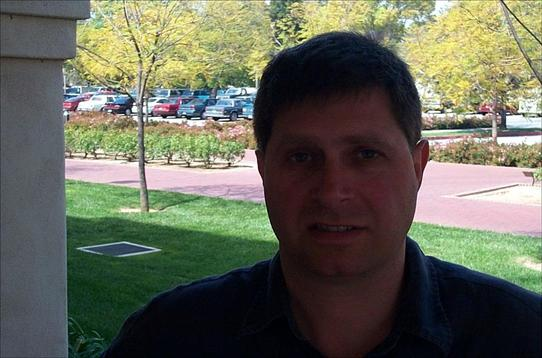
#> input picture Images/Faces/image_0015.jpg, 542 x 358 px; its folder holds 3 pictures in this run; the run also reads 1 picture not shown here
$ jupyter execute --allow-errors 'vip assingment 4.ipynb'
#> lines starting #> are read from the running program, lines starting #| are printed output that depends on the picture
# VIP Assignment 4, 2025
# Roland Laucis(bfn372), Joost Keiren(vgc483), Maria Thurn(dsh242), Diana Meda(klz764)

##understanding and explination of how this system will work:

SIFT calculates keypoints (e.g. 100+) for a grayscale image based on black magic we dont need to know. For each keypoint it calculates a descriptor.

A descriptor is a 128-dim vector that represents 8 gradient orientations of 4x4 subgrid pixels around the pixel at a keypoint.

We dont care about the keypoint info here and also dont need to track which descriptors are for which image, when building the model.

This huge list of large dim vectors is (unsupervised & unlabled) clustered into groups by similarity of their 128-dim vector values. K-means clusering does the magic for us here. So each cluster contains a bunch of these vectors, that dont appear in the other clusters.

Each cluster can then be thought of as a unit of some unknown, abstract "meaning" that is different from the others - all the descriptors within it have something (vector values) in common.
The literature calls these units/clusters "visual words" as an analogy to NLP. So then we can create a "vocabulary" or collection of these k clusters.

#### The **main idea** is that a new given image can be analyzed by its descriptors, then count for each cluster how many of those descriptors fall into that cluster - a histogram. The training images would have their histograms pre-calculated and so we can compare all images with the given by their histograms, using Bhattacharyya distance or Kullback-Leibler divergence algorithms.

[cell 1]
import cv2
import numpy as np
from sklearn.cluster import KMeans # https://scikit-learn.org/stable/modules/generated/sklearn.cluster.KMeans.html
from sklearn.model_selection import train_test_split
from sklearn.metrics.pairwise import cosine_similarity
import matplotlib.pyplot as plt
import matplotlib.image as mpimg

# built-in
from glob import glob
from pathlib import Path
import os
import random

[cell 2]
sift = cv2.SIFT_create()

[cell 3]
# load image paths only to save working memory
# images from the https://data.caltech.edu/records/mzrjq-6wc02 Caltech 101 dataset
# 21 selected categories, at least 1 test image from each category

# Get all image paths
img_paths = glob('Images/*/*.jpg')

# Get unique categories
cats = list(set(map(lambda jpg_path: Path(jpg_path).parts[1], img_paths))) # OS agnostic split

# Initialize lists for train and test images
train_imgs = []
test_imgs = []

# Split images in each category
#> (the rest of this cell did not finish here and is left out)

[cell 4]
# read all images and extract their descriptors
# We also dont need to track which descriptors are for which image. We will reconstruct info like that later. Here they can all be thrown together in a big list.

all_descriptors = []
for i, jpg_path in enumerate(train_imgs):
    if i % 100 == 0: print(f'Processing images {round(i*100/len(train_imgs))}% ...') #progress

    img = cv2.imread(jpg_path, cv2.IMREAD_GRAYSCALE)  # SIFT works on grayscale images
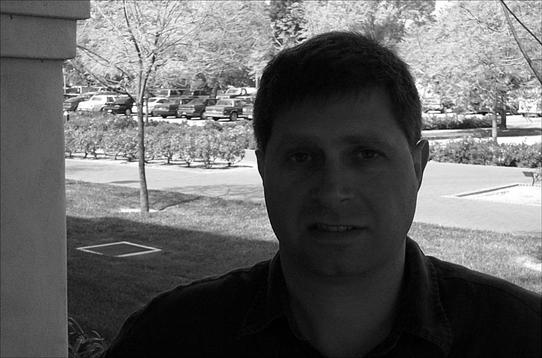
#> img: shape (358, 542); min 0, max 255, mean 99.9
    if img is not None:
        # Detect keypoints and compute descriptors
        keypoints, descriptors = sift.detectAndCompute(img, None)
#> keypoints = 1209 keypoints; strongest (x, y, size): (216, 118, 3.2), (250, 116, 2.5), (134, 109, 3.8), (300, 39, 2.4)
        # print(descriptors)

        if descriptors is not None:
            all_descriptors.append(descriptors)

        # for debug, output new images with the SIFT detected interest points (descriptors)
        if False:
            # Draw the keypoints on the image
            img_with_keypoints = cv2.drawKeypoints(
                img, keypoints, None, flags=cv2.DRAW_MATCHES_FLAGS_DRAW_RICH_KEYPOINTS
            )

            # Save the output image with keypoints
            cat = Path(jpg_path).parts[1] #OS agnostic split
            output_path = os.path.join('out', f"sift_{cat}_{os.path.basename(jpg_path)}")
            cv2.imwrite(output_path, img_with_keypoints)
#> pass 2 of the loop `for i, jpg_path in enumerate(train_imgs):`:
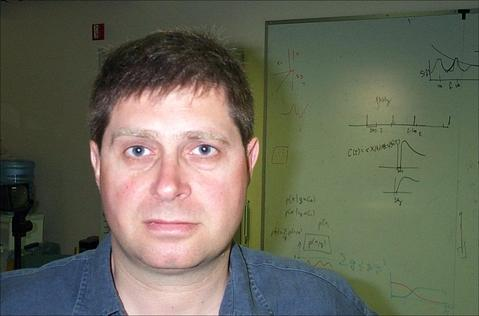
#> input picture Images/Faces/image_0011.jpg, 479 x 316 px
#> `img = cv2.imread(jpg_path, cv2.IMREAD_GRAYSCALE)`:
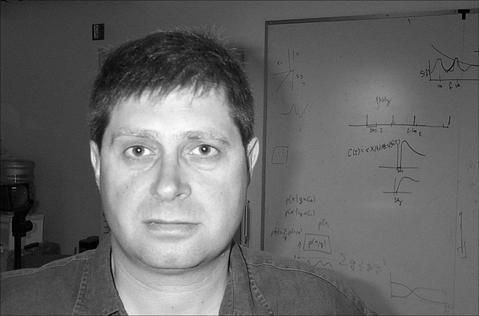
#> img: shape (316, 479); min 0, max 255, mean 103.1
#> `keypoints, descriptors = sift.detectAndCompute(img, None)`: keypoints = 249 keypoints; strongest (x, y, size): (170, 162, 99.6), (174, 117, 52.3), (205, 149, 6.8), (138, 150, 6.9)

# prepare them in a more convenient structure
all_descriptors = np.vstack(all_descriptors)
# all_descriptors = np.array(all_descriptors)
print(f"Extracted {all_descriptors.shape[0]} SIFT descriptors.", all_descriptors.shape)
#| Extracted 1458 SIFT descriptors. (1458, 128)

[cell 5]
# Perform k-means clustering (this takes a few mins)
# this huge list of large dim vectors is (unsupervised & unlabled) clustered into groups by similarity of their 128-dim vector values
# each cluster can then be thought of a unit of some unknown, abstract meaning that is different from the others - all the descriptors within it have something (vector values) in common
# the literature calls these units/clusters "visual words" as an analogy to NLP. So then we can create a "vocabulary" or collection of these k clusters.

k = 500 #cluster count. experimental
kmeans = KMeans(n_clusters=k)
kmeans.fit(all_descriptors)

[cell 6]
def GenDescriptorClusterHistogram(img_path:str):
#> called with img_path = 'Images/Faces/image_0015.jpg'
    img = cv2.imread(img_path, cv2.IMREAD_GRAYSCALE)  # SIFT works on grayscale images
    if img is not None:
        keypoints, descriptors = sift.detectAndCompute(img, None) # Detect keypoints and compute descriptors
#> keypoints = 1209 keypoints; strongest (x, y, size): (216, 118, 3.2), (250, 116, 2.5), (134, 109, 3.8), (300, 39, 2.4)
        if descriptors is not None:
            # Predict cluster indices for descriptors
            # for each desc see which cluster it belongs to
            cluster_indices = kmeans.predict(descriptors)
#> cluster_indices = 1209 values, max 499 at index 548, min 0 at index 1042, mean 203.5

            # Build histogram
            # count how many descriptors fall into each cluster
            return np.histogram(cluster_indices, bins=range(k + 1))[0]

    # fallback
    return None

[cell 7]
# Initialize an array to store BoW representations (descriptor-cluster histograms) for each training dataset image
train_histograms = []

for jpg_path in train_imgs:
    hist = GenDescriptorClusterHistogram(jpg_path)
#> hist = 500 values, max 16 at index 134, min 0 at index 32, mean 2.42
    if hist is not None:
        train_histograms.append(hist)
#> pass 2 of the loop `for jpg_path in train_imgs:`:
#> in GenDescriptorClusterHistogram (call 2), `keypoints, descriptors = sift.detectAndCompute(img, None)`: keypoints = 249 keypoints; strongest (x, y, size): (170, 162, 99.6), (174, 117, 52.3), (205, 149, 6.8), (138, 150, 6.9)
#> hist = 500 values, max 6 at index 95, min 0 at index 0, mean 0.498

train_histograms = np.array(train_histograms)
print(f"Constructed BoW representations (descriptor-cluster histograms) for {train_histograms.shape[0]} images.", train_histograms.shape)
#| Constructed BoW representations (descriptor-cluster histograms) for 2 images. (2, 500)

[cell 8]
def bhattacharyya_distance(hist1, hist2):
    # Normalize the histograms
    hist1 = hist1 / np.sum(hist1)
    hist2 = hist2 / np.sum(hist2)

    # Compute Bhattacharyya coefficient
    bc = np.sum(np.sqrt(hist1 * hist2))

    # Compute Bhattacharyya distance
    return -np.log(bc)

# Using the model for prediction

[cell 9]
def Bhattacharyya_Distance(hist1, hist2, test_idx, train_idx):
    return cv2.compareHist(hist1, hist2, cv2.HISTCMP_BHATTACHARYYA) # Bhattacharyya distance in range 0-1, where 0 IS THE MOST SIMILAR

def Kullback_Leibler_Divergence(hist1, hist2, test_idx, train_idx):
    return cv2.compareHist(hist1, hist2, cv2.HISTCMP_KL_DIV) # Kullback-Leibler divergence

[cell 10]
def RunPredictionsWithMethod(SimilarityMethod = cv2.compareHist):
    random.shuffle(test_imgs) #so u can rerun this
    # for jpg_path in test_imgs[:5]:
    for test_idx, jpg_path in enumerate(test_imgs[:5]):
        test_hist = GenDescriptorClusterHistogram(jpg_path)
#> call 3 of GenDescriptorClusterHistogram, with img_path = 'Images/Faces/image_0024.jpg'
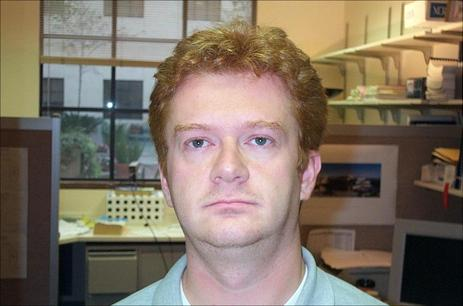
#> input picture Images/Faces/image_0024.jpg, 463 x 306 px
#> in GenDescriptorClusterHistogram (call 3), `img = cv2.imread(img_path, cv2.IMREAD_GRAYSCALE)`:
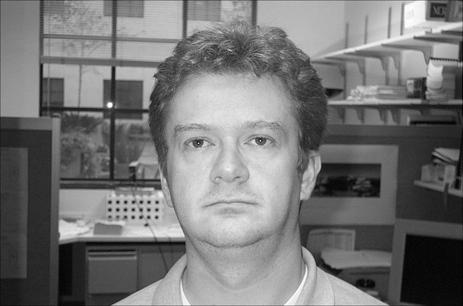
#> img: shape (306, 463); min 1, max 255, mean 117.5
#> in GenDescriptorClusterHistogram (call 3), `keypoints, descriptors = sift.detectAndCompute(img, None)`: keypoints = 932 keypoints; strongest (x, y, size): (110, 105, 3.7), (133, 210, 2.1), (149, 202, 2.2), (156, 217, 2.2)
#> in GenDescriptorClusterHistogram (call 3), `cluster_indices = kmeans.predict(descriptors)`: cluster_indices = 932 values, max 498 at index 825, min 1 at index 55, mean 197.8
#> test_hist = 500 values, max 23 at index 343, min 0 at index 0, mean 1.86
        if test_hist is not None:
            similarities = []
            for train_img_idx, train_hist in enumerate(train_histograms):
                # Normalize histograms to sum to 1
                test_hist = test_hist / np.sum(test_hist)
                train_hist = train_hist / np.sum(train_hist)
                # opencv bs:
                test_hist = test_hist.astype(np.float32)
                train_hist = train_hist.astype(np.float32)

                similarity = SimilarityMethod(test_hist, train_hist, test_idx, train_img_idx)
                similarities.append((similarity, train_img_idx))
#> this loop made 2 passes
#> (train_img_idx, similarity) on passes 1 to 2: (0, 0.473), (1, 0.647)
#> after the loop, similarities = [(0.473, 0), (0.647, 1)]; test_hist = 500 values, max 0.0247 at index 343, min 0 at index 0, mean 0.002

            # Convert to numpy array for sorting
            similarities = np.array(similarities, dtype=[('similarity', float), ('index', int)])
            # Sort by similarity
            similarities.sort(order='similarity')
            top_n = 3

            # display the results:
            fig, axis = plt.subplots(1, top_n + 1)
            # fig.set_figwidth(10)
            fig.set_figheight(1)
            # query image
            axis[0].title.set_text('Query')
            axis[0].imshow(mpimg.imread(jpg_path))
            # predictions
            for i in range(top_n):
                axis[i+1].title.set_text(round(similarities[i][0], 3))
                axis[i+1].imshow(mpimg.imread(train_imgs[similarities[i][1]]))

            # print(f'{jpg_path} top {top_n} similarities:', list(map(lambda x: (f'{round(x[0] * 100)}%', train_imgs[x[1]]), similarities)))

[cell 11]
print('Results with Bhattacharyya_Distance:')
#> (the rest of this cell did not finish here and is left out)

[cell 12]
print('Results with Kullback_Leibler_Divergence:')
#> (the rest of this cell did not finish here and is left out)

#> the loop in RunPredictionsWithMethod (call 2), `for train_img_idx, train_hist in enumerate(train_histograms):` made 2 passes
#> (train_img_idx, similarity) on passes 1 to 2: (0, 1.24), (1, 8.79)

[cell 13]
# TF-IDF method
# idk if this is correct, but it's a start

# Number of documents (images)
num_docs = train_histograms.shape[0]
#> num_docs = 2
# Precompute IDF for each cluster
idf = np.log((num_docs + 1) / (np.count_nonzero(train_histograms > 0, axis=0) + 1)) + 1
#> idf = 500 values, max 1.41 at index 0, min 1 at index 1, mean 1.3
# Compute TF for each histogram
tf = train_histograms / train_histograms.sum(axis=1, keepdims=True)

# Compute TF-IDF for each histogram
training_tfidf_vectors = tf * idf
print(training_tfidf_vectors.shape)
#| (2, 500)
print("Training TF-IDF contains NaN:", np.isnan(training_tfidf_vectors).any())
#| Training TF-IDF contains NaN: False

[cell 14]
def TF_IDF(hist1, hist2, test_idx, train_idx):
    hist1_tf = hist1 / np.sum(hist1) # Compute TF for the test histogram
    hist1_tfidf = hist1_tf * idf # Compute TF-IDF for the test histogram
    return cosine_similarity(hist1_tfidf.reshape(1, -1), training_tfidf_vectors[train_idx].reshape(1, -1))

[cell 15]
print('Results with TF_IDF:')
#> (the rest of this cell did not finish here and is left out)


[cell 16]
def calculate_mrr_and_accuracy(test_imgs, train_imgs, train_histograms, SimilarityMethod, k, top_n=3):
    mrr = 0.0
    accuracy = 0.0
    total_queries = len(test_imgs)

    for test_idx, jpg_path in enumerate(test_imgs):
        test_hist = GenDescriptorClusterHistogram(jpg_path)
        if test_hist is not None:
            similarities = []
            for train_img_idx, train_hist in enumerate(train_histograms):
                # Ensure train_img_idx is within bounds
                if train_img_idx >= len(train_imgs):
                    # print(f"Warning: train_img_idx {train_img_idx} is out of bounds for train_imgs (len={len(train_imgs)})")
                    continue

                # Normalize histograms to sum to 1
                test_hist_norm = test_hist / np.sum(test_hist)
                train_hist_norm = train_hist / np.sum(train_hist)

                # Ensure histograms are of type float32 for OpenCV compatibility
                test_hist_norm = test_hist_norm.astype(np.float32)
                train_hist_norm = train_hist_norm.astype(np.float32)

                # Calculate similarity/distance
                similarity = SimilarityMethod(test_hist_norm, train_hist_norm, test_idx, train_img_idx)
                similarities.append((similarity, train_img_idx))

            # Convert to numpy array for sorting
            similarities = np.array(similarities, dtype=[('similarity', float), ('index', int)])

            # Sort by similarity/distance
            if SimilarityMethod.__name__ in ['Bhattacharyya_Distance', 'Kullback_Leibler_Divergence']:
                # For distance measures, sort in ascending order (lower distance = better)
                similarities.sort(order='similarity')
            else:
                # For similarity measures (e.g., TF-IDF), sort in descending order (higher similarity = better)
                similarities.sort(order='similarity')
                similarities = similarities[::-1]  # Reverse the sorted array

            # Debug: Print top similarities/distances
            if False:
                print(f"\nQuery: {jpg_path}")
                print("Top matches:")
                for rank, (similarity, train_img_idx) in enumerate(similarities[:top_n], start=1):
                    # Ensure train_img_idx is within bounds
                    if train_img_idx < len(train_imgs):
                        print(f"Rank {rank}: Similarity/Distance = {similarity}, Image = {train_imgs[train_img_idx]}")
                    else:
                        pass
                        # print(f"Warning: train_img_idx {train_img_idx} is out of bounds for train_imgs (len={len(train_imgs)})")

            # Calculate MRR and accuracy
            correct_category = Path(jpg_path).parts[1]
            # print(f"Correct category: {correct_category}")
            for rank, (similarity, train_img_idx) in enumerate(similarities[:top_n], start=1):
                # Ensure train_img_idx is within bounds
                if train_img_idx < len(train_imgs):
                    matched_category = Path(train_imgs[train_img_idx]).parts[1]
                    # print(f"Matched category: {matched_category}")
                    if matched_category == correct_category:
                        mrr += 1.0 / rank
                        accuracy += 1
                        break
                else:
                    pass
                    # print(f"Warning: train_img_idx {train_img_idx} is out of bounds for train_imgs (len={len(train_imgs)})")

    mrr /= total_queries
    accuracy = (accuracy / total_queries) * 100.0

    return mrr, accuracy

[cell 17]
# Calculate MRR and accuracy for 5 and 20 categories
categories_5 = ['cougar_face', 'umbrella', 'cellphone', 'garfield', 'helicopter']
#> categories_5 = ['cougar_face', 'umbrella', 'cellphone', 'garfield', 'helicopter']
categories_20 = ['cougar_face', 'umbrella', 'cellphone', 'garfield', 'helicopter', 'laptop', 'water_lily', 'camera', 'gramophone', 'minaret', 'buddha', 'bass', 'brain', 'butterfly', 'lamp', 'stop_sign', 'ant', 'revolver', 'bonsai', 'dollar_bill']

# Filter images for 5 and 20 categories
train_imgs_5 = [img for img in train_imgs if Path(img).parts[1] in categories_5]
#> train_imgs_5 = []
test_imgs_5 = [img for img in test_imgs if Path(img).parts[1] in categories_5]
#> test_imgs_5 = []
train_imgs_20 = [img for img in train_imgs if Path(img).parts[1] in categories_20]
#> train_imgs_20 = []
test_imgs_20 = [img for img in test_imgs if Path(img).parts[1] in categories_20]
#> test_imgs_20 = []

# Calculate MRR and accuracy for 5 categories
#> (the rest of this cell did not finish here and is left out)

#> in calculate_mrr_and_accuracy, `total_queries = len(test_imgs)`: total_queries = 0
mrr_5_kl, accuracy_5_kl = calculate_mrr_and_accuracy(test_imgs_5, train_imgs_5, train_histograms, Kullback_Leibler_Divergence, k)
mrr_5_tfidf, accuracy_5_tfidf = calculate_mrr_and_accuracy(test_imgs_5, train_imgs_5, train_histograms, TF_IDF, k)

# Calculate MRR and accuracy for 20 categories
mrr_20_bhattacharyya, accuracy_20_bhattacharyya = calculate_mrr_and_accuracy(test_imgs_20, train_imgs_20, train_histograms, Bhattacharyya_Distance, k)
mrr_20_kl, accuracy_20_kl = calculate_mrr_and_accuracy(test_imgs_20, train_imgs_20, train_histograms, Kullback_Leibler_Divergence, k)
mrr_20_tfidf, accuracy_20_tfidf = calculate_mrr_and_accuracy(test_imgs_20, train_imgs_20, train_histograms, TF_IDF, k)

# Print results
print("5 Categories:")
print(f"Bhattacharyya Distance - MRR: {mrr_5_bhattacharyya}, Accuracy: {accuracy_5_bhattacharyya}%")
print(f"Kullback-Leibler Divergence - MRR: {mrr_5_kl}, Accuracy: {accuracy_5_kl}%")
print(f"TF-IDF - MRR: {mrr_5_tfidf}, Accuracy: {accuracy_5_tfidf}%")

print("\n20 Categories:")
print(f"Bhattacharyya Distance - MRR: {mrr_20_bhattacharyya}, Accuracy: {accuracy_20_bhattacharyya}%")
print(f"Kullback-Leibler Divergence - MRR: {mrr_20_kl}, Accuracy: {accuracy_20_kl}%")
print(f"TF-IDF - MRR: {mrr_20_tfidf}, Accuracy: {accuracy_20_tfidf}%")
